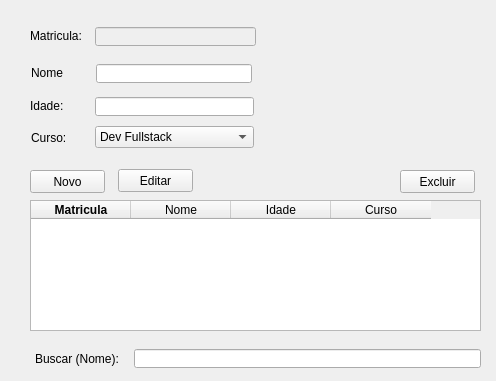
<?xml version="1.0" encoding="UTF-8"?>
<ui version="4.0">
 <class>CadAlunos</class>
 <widget class="QMainWindow" name="CadAlunos">
  <property name="geometry">
   <rect>
    <x>0</x>
    <y>0</y>
    <width>496</width>
    <height>381</height>
   </rect>
  </property>
  <property name="windowTitle">
   <string>Cadastro de Alunos</string>
  </property>
  <widget class="QWidget" name="centralwidget">
   <widget class="QLabel" name="label">
    <property name="geometry">
     <rect>
      <x>30</x>
      <y>20</y>
      <width>61</width>
      <height>31</height>
     </rect>
    </property>
    <property name="styleSheet">
     <string notr="true">color: rgb(0, 0, 0);
font: 10pt &quot;MS Sans Serif&quot;;</string>
    </property>
    <property name="text">
     <string>Matricula:</string>
    </property>
   </widget>
   <widget class="QLineEdit" name="txt_matricula">
    <property name="enabled">
     <bool>false</bool>
    </property>
    <property name="geometry">
     <rect>
      <x>95</x>
      <y>27</y>
      <width>161</width>
      <height>19</height>
     </rect>
    </property>
   </widget>
   <widget class="QLineEdit" name="txt_nome">
    <property name="enabled">
     <bool>true</bool>
    </property>
    <property name="geometry">
     <rect>
      <x>96</x>
      <y>64</y>
      <width>156</width>
      <height>19</height>
     </rect>
    </property>
    <property name="accessibleName">
     <string/>
    </property>
    <property name="inputMask">
     <string/>
    </property>
    <property name="text">
     <string/>
    </property>
    <property name="frame">
     <bool>true</bool>
    </property>
   </widget>
   <widget class="QLabel" name="label_2">
    <property name="geometry">
     <rect>
      <x>31</x>
      <y>57</y>
      <width>61</width>
      <height>31</height>
     </rect>
    </property>
    <property name="styleSheet">
     <string notr="true">color: rgb(0, 0, 0);
font: 10pt &quot;MS Sans Serif&quot;;</string>
    </property>
    <property name="text">
     <string>Nome</string>
    </property>
   </widget>
   <widget class="QLineEdit" name="txt_idade">
    <property name="geometry">
     <rect>
      <x>95</x>
      <y>97</y>
      <width>159</width>
      <height>19</height>
     </rect>
    </property>
   </widget>
   <widget class="QLabel" name="label_3">
    <property name="geometry">
     <rect>
      <x>30</x>
      <y>90</y>
      <width>61</width>
      <height>31</height>
     </rect>
    </property>
    <property name="styleSheet">
     <string notr="true">color: rgb(0, 0, 0);
font: 10pt &quot;MS Sans Serif&quot;;</string>
    </property>
    <property name="text">
     <string>Idade:</string>
    </property>
   </widget>
   <widget class="QLabel" name="label_4">
    <property name="geometry">
     <rect>
      <x>31</x>
      <y>122</y>
      <width>61</width>
      <height>31</height>
     </rect>
    </property>
    <property name="styleSheet">
     <string notr="true">color: rgb(0, 0, 0);
font: 10pt &quot;MS Sans Serif&quot;;</string>
    </property>
    <property name="text">
     <string>Curso:</string>
    </property>
   </widget>
   <widget class="QPushButton" name="btn_novo">
    <property name="geometry">
     <rect>
      <x>30</x>
      <y>170</y>
      <width>75</width>
      <height>23</height>
     </rect>
    </property>
    <property name="text">
     <string>Novo</string>
    </property>
   </widget>
   <widget class="QPushButton" name="btn_editar">
    <property name="geometry">
     <rect>
      <x>118</x>
      <y>169</y>
      <width>75</width>
      <height>23</height>
     </rect>
    </property>
    <property name="text">
     <string>Editar</string>
    </property>
   </widget>
   <widget class="QPushButton" name="btn_excluir">
    <property name="geometry">
     <rect>
      <x>400</x>
      <y>170</y>
      <width>75</width>
      <height>23</height>
     </rect>
    </property>
    <property name="text">
     <string>Excluir</string>
    </property>
   </widget>
   <widget class="QTableWidget" name="tb_alunos">
    <property name="geometry">
     <rect>
      <x>30</x>
      <y>200</y>
      <width>451</width>
      <height>131</height>
     </rect>
    </property>
    <column>
     <property name="text">
      <string>Matricula</string>
     </property>
     <property name="font">
      <font>
       <weight>75</weight>
       <bold>true</bold>
      </font>
     </property>
    </column>
    <column>
     <property name="text">
      <string>Nome</string>
     </property>
    </column>
    <column>
     <property name="text">
      <string>Idade</string>
     </property>
    </column>
    <column>
     <property name="text">
      <string>Curso</string>
     </property>
    </column>
   </widget>
   <widget class="QLabel" name="label_5">
    <property name="geometry">
     <rect>
      <x>35</x>
      <y>343</y>
      <width>101</width>
      <height>31</height>
     </rect>
    </property>
    <property name="styleSheet">
     <string notr="true">color: rgb(0, 0, 0);
font: 10pt &quot;MS Sans Serif&quot;;</string>
    </property>
    <property name="text">
     <string>Buscar (Nome):</string>
    </property>
   </widget>
   <widget class="QLineEdit" name="txt_buscar">
    <property name="geometry">
     <rect>
      <x>134</x>
      <y>349</y>
      <width>347</width>
      <height>19</height>
     </rect>
    </property>
    <property name="text">
     <string/>
    </property>
   </widget>
   <widget class="QComboBox" name="cb_curso">
    <property name="geometry">
     <rect>
      <x>95</x>
      <y>126</y>
      <width>159</width>
      <height>22</height>
     </rect>
    </property>
    <item>
     <property name="text">
      <string>Dev Fullstack</string>
     </property>
    </item>
    <item>
     <property name="text">
      <string>Design</string>
     </property>
    </item>
    <item>
     <property name="text">
      <string>Fotografia</string>
     </property>
    </item>
    <item>
     <property name="text">
      <string>Markeing</string>
     </property>
    </item>
    <item>
     <property name="text">
      <string>Metaverso</string>
     </property>
    </item>
   </widget>
  </widget>
 </widget>
 <resources/>
 <connections/>
</ui>
